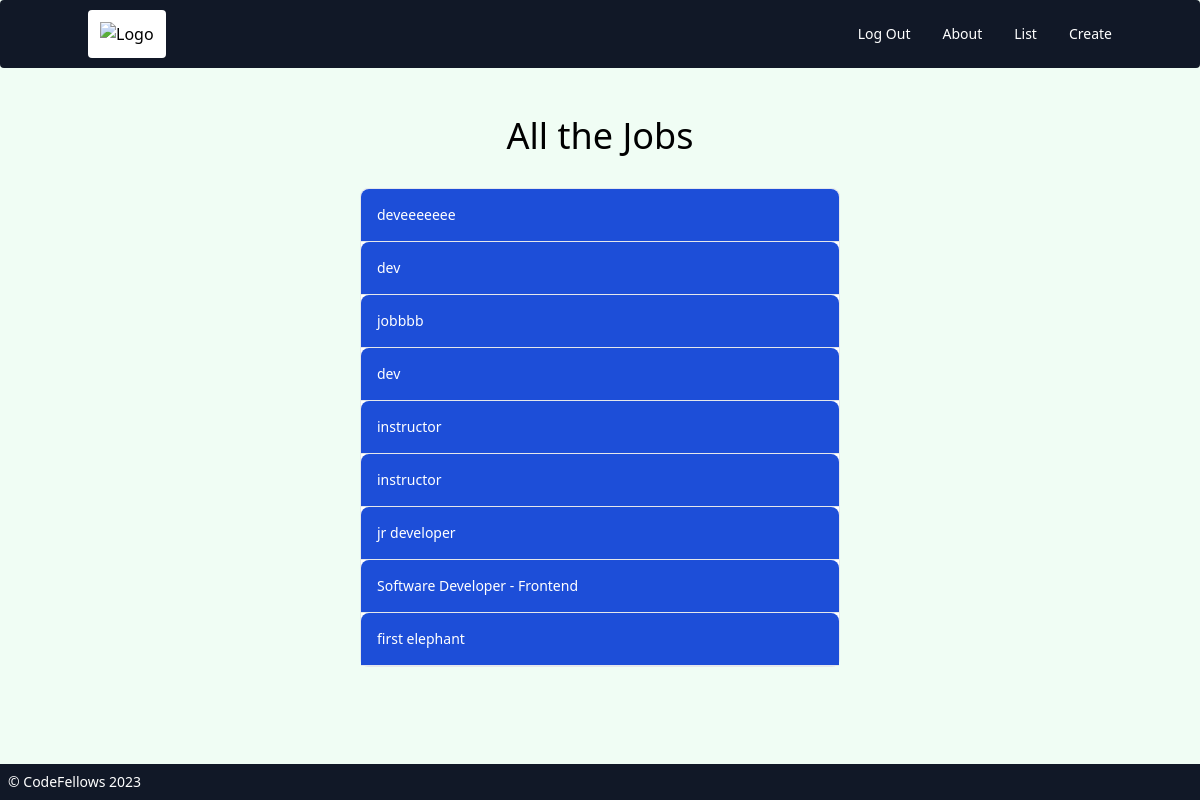
/jobs/ (signed in), run on the app's committed database.
### jobs/models.py (models this page shows, shortened)
class Job(models.Model):
    owner = models.ForeignKey(
        get_user_model(), on_delete=models.CASCADE, null=True, blank=True
    )
    company = models.TextField(blank=True)
    job_title = models.TextField(blank=True)
    date_applied = models.DateField()
    notes = models.TextField(blank=True)
    method_of_applications = models.TextField(blank=True)
    referrals = models.TextField(blank=True)
    first = models.BooleanField(default=False)
    second = models.BooleanField(default=False)
    third = models.BooleanField(default=False)
    rejected = models.BooleanField(default=False)
    offer = models.BooleanField(default=False)

### jobs/views_front.py (the view)
class JobListView(LoginRequiredMixin, ListView):
    template_name = "jobs/job_list.html"
    model = Job
    context_object_name = "jobs"

### templates/jobs/job_list.html
{% extends 'base.html' %}
{% load static %}
{% block content %}
<div class="space-y-8 p-8">
  <h1 class="text-4xl text-center">All the Jobs</h1>
  <div
    class="w-1/2 mx-auto text-sm font-medium text-gray-900 bg-white border border-gray-200 rounded-lg dark:bg-gray-700 dark:border-gray-600 dark:text-white">
    {% for job in jobs %}
    <a href="{% url 'job_detail' job.pk %}" aria-current="true"
      class="block w-full px-4 py-4 text-white bg-blue-700 border-b border-gray-200 rounded-t-lg cursor-pointer dark:bg-gray-800 dark:border-gray-600">
      {{ job.job_title }}
    </a>
    {% endfor %}
  </div>
</div>
{% endblock content %}

### data on the page
Job: job_title "deveeeeeee"
Job: job_title "dev"
Job: job_title "jobbbb"
Job: job_title "dev"
Job: job_title "instructor"
Job: job_title "instructor"
Job: job_title "jr developer"
Job: job_title "Software Developer - Frontend"
Job: job_title "first elephant"
